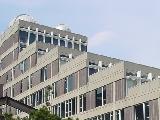
#> input picture sample_img1/Level1/1-003-1.ppm, 160 x 120 px, found by its file name
$ python read_ppm.py
#> lines starting #> are read from the running program, lines starting #| are printed output that depends on the picture; long printed decimals are rounded
from PIL import Image
import matplotlib.pyplot as plt
import numpy as np
import codecs
import cv2
import math

local_address = '/Users/miruku/Downloads/pictures/sample_img1/Level1/'
min_match_count = 10

### read ppm file
img = Image.open(local_address+'1-003-1.ppm');
#> img is the input picture: PIL image 160x120 RGB; mean R, G, B 161.4, 164.8, 168.2
im = np.array(img);

cv_img1 = cv2.imread(local_address+'1-003-1.ppm')
cv_img2 = cv2.imread(local_address+'1-003-2.ppm')
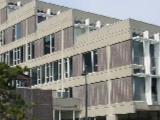
#> input picture sample_img1/Level1/1-003-2.ppm, 160 x 120 px, found by its file name
#> cv_img2 is the input picture: shape (120, 160, 3); mean B, G, R 131.4, 136.6, 137.1

#bgr to rgb
cv_img1=cv2.cvtColor(cv_img1,cv2.COLOR_BGR2RGB)
cv_img2=cv2.cvtColor(cv_img2,cv2.COLOR_BGR2RGB)
# Initiate SIFT detector
sift = cv2.xfeatures2d.SIFT_create()

# find the keypoints and descriptors with SIFT
kp1, des1 = sift.detectAndCompute(cv_img1, None)
#> kp1 = 142 keypoints; strongest (x, y, size): (105, 102, 2), (84, 109, 2), (122, 111, 2.7), (63, 104, 2.6)
kp2, des2 = sift.detectAndCompute(cv_img2, None)
#> kp2 = 211 keypoints; strongest (x, y, size): (26, 73, 2.2), (68, 61, 1.9), (154, 80, 4.1), (148, 94, 5.2)

flann_index_kdtree = 0

index_params = dict(algorithm = flann_index_kdtree, trees = 5)
search_params = dict(checks = 50) # 递归次数

flann = cv2.FlannBasedMatcher(index_params, search_params)

matches = flann.knnMatch(des1, des2, k=2)
#> matches = 142 matches
# store all the good matches
good = []
for m,n in matches:
    if m.distance < 0.7*n.distance:
        good.append(m)
#> this loop made 142 passes
#> after the loop, good = 30 matches

if len(good) > min_match_count:
    src_pts = np.float32([kp1[m.queryIdx].pt for m in good]).reshape(-1,1,2)
#> src_pts = 30 rows, first 8: [62.67, 104.1], [64.97, 91.55], [73.35, 99.75], [76.01, 92.98], [83.91, 97.84], [84.39, 109.3], [84.53, 98.4], [84.53, 98.4]
    dst_pts = np.float32([kp2[m.trainIdx].pt for m in good]).reshape(-1,1,2)
#> dst_pts = 30 rows, first 8: [11.03, 51.88], [13.3, 39.33], [21.84, 47.63], [24.41, 40.78], [32.3, 45.69], [32.91, 56.88], [32.96, 46.22], [32.96, 46.22]

    M, mask = cv2.findHomography(src_pts, dst_pts, cv2.RANSAC, 5.0)
#> M = [[0.998, -0.00293, -51.22], [-0.000106, 0.994, -51.75], [1.57e-05, -4.59e-05, 1]]; mask = 30 values, max 1 at index 0, min 0 at index 23, mean 0.967
    matchesMask = mask.ravel().tolist()
#> matchesMask has the same summary as mask

    h = cv_img1.shape[0]
#> h = 120
    w = cv_img1.shape[1]
#> w = 160
    pts = np.float32([[0,0],[0,h-1],[w-1,h-1],[w-1,0]]).reshape(-1,1,2)
#> pts = [[0, 0], [0, 119], [159, 119], [159, 0]]
    dst = cv2.perspectiveTransform(pts, M)
#> dst = [[-51.22, -51.75], [-51.85, 66.9], [107.4, 66.71], [107.2, -51.64]]


    #cv_img2 = cv2.polylines(cv_img2,[np.int32(dst)],True,255,3,cv2.LINE_AA)

else:
    print("error")

draw_params = dict(matchColor = (0,255,0),
                    singlePointColor = None,
                    matchesMask = matchesMask,
                    flags = 2
)
#> draw_params = 4 items


cv_img3 = cv2.drawMatches(cv_img1, kp1, cv_img2, kp2, good, None, **draw_params)
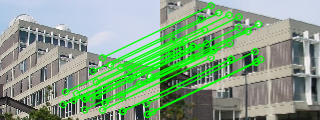
#> cv_img3: shape (120, 320, 3); mean R, G, B 132.5, 163.9, 133.6
cv_img3 = cv_img3.astype("uint8")

# b g r -> r g b
# b,g,r = cv2.split(cv_img3)
# cv_img3 = cv2.merge([r,g,b])

# stitch
result = cv2.warpPerspective(cv_img2, np.linalg.inv(M),(cv_img1.shape[1] + cv_img2.shape[1], cv_img2.shape[0]))
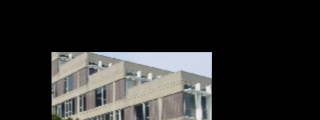
#> result: shape (120, 320, 3); mean R, G, B 44.2, 44.2, 43.4
result[0:cv_img1.shape[0], 0:cv_img1.shape[1]] = cv_img1
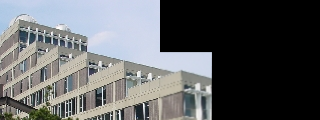
#> result: shape (120, 320, 3); mean R, G, B 95.8, 97.7, 99.6

#calculte (translationx, translationy), rotation, (scalex, scaley), shear) from homography  matrix

def getComponents(normalised_homography):

  a = normalised_homography[0,0]
#> a = 0.998
  b = normalised_homography[0,1]
#> b = -0.00293
  c = normalised_homography[0,2]
#> c = -51.22
  d = normalised_homography[1,0]
#> d = -0.000106
  e = normalised_homography[1,1]
#> e = 0.994
  f = normalised_homography[1,2]
#> f = -51.75

  p = math.sqrt(a*a + b*b)
#> p = 0.998
  r = (a*e - b*d)/(p)
#> r = 0.994
  q = (a*d+b*e)/(a*e - b*d)
#> q = -0.00304

  translation = (c,f)
#> translation = (-51.22, -51.75)
  scale = (p,r)
#> scale = (0.998, 0.994)
  shear = q
#> shear = -0.00304
  theta = math.atan2(b,a)
#> theta = -0.00294

  return (translation, theta, scale, shear)

# show pictures
plt.figure(1)
plt.subplot(2,2,1)
plt.imshow(cv_img1)
plt.subplot(2,2,2)
plt.imshow(cv_img2)
plt.subplot(2,2,3)
plt.imshow(cv_img3)
plt.subplot(2,2,4)
plt.imshow(result)
plt.show()

parameters = getComponents(M)
#> parameters = ((-51.22, -51.75), -0.00294, (0.998, 0.994), -0.00304)

print(parameters)
#| ((-51.217, -51.753), -0.002937, (0.998, 0.994), -0.003044)


# [27 lines of commented-out code are left out]
